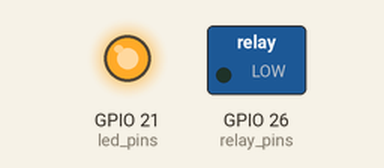
This program was run on a simulated Raspberry Pi (BCM pin numbers). Shown: switched loads named in the program (green lamp = pin HIGH), output pins drawn as LEDs (lit = HIGH).

Above: at 1.0 s.
At 3.0 s:
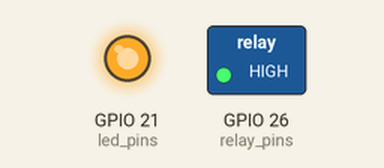
Timing chart, 0 to 5.2 s (numbered marks = the images above):
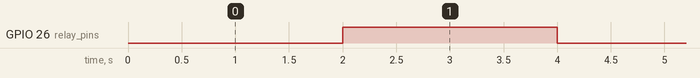

The program:

relay.py
```python
import RPi.GPIO as GPIO
from time import sleep


relay_pins = [26]
led_pins = [21]

GPIO.setmode(GPIO.BCM)
GPIO.setup(relay_pins, GPIO.OUT)
GPIO.setup(led_pins, GPIO.OUT)
GPIO.output(relay_pins, 1)
GPIO.output(led_pins, 1)

try:
	while True:
		for pin in relay_pins:
			GPIO.output(pin, 0)
			sleep(2)
		for pin in relay_pins:
			GPIO.output(pin, 1)
			sleep(2)
except KeyboardInterrupt:
	pass

GPIO.cleanup()
```

Measured:
- by itself, GPIO 26 (relay_pins): alternates HIGH for 2.0 s and LOW for 2.0 s
